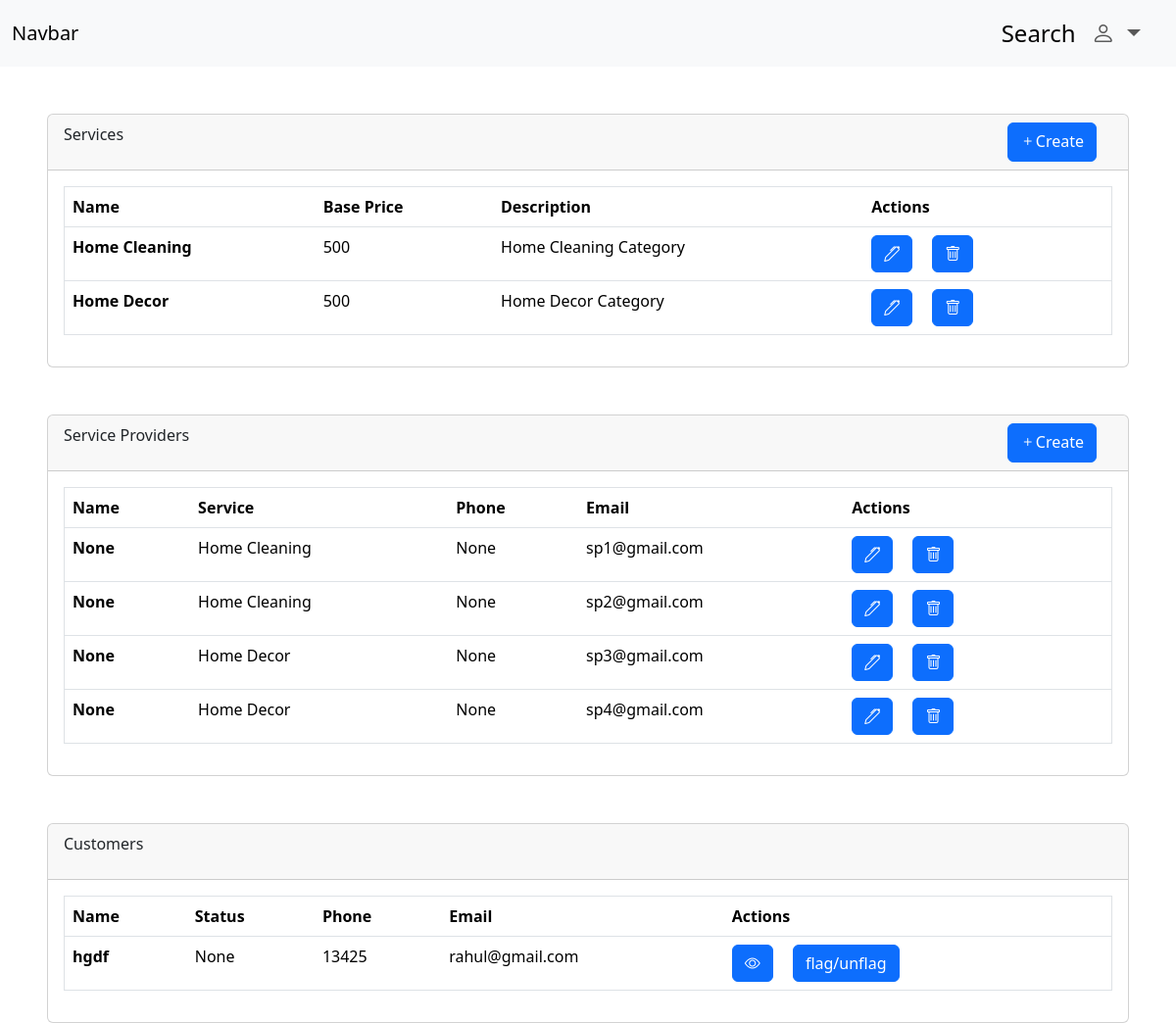
Before: /dashboard/ad (signed in) with the older database file.
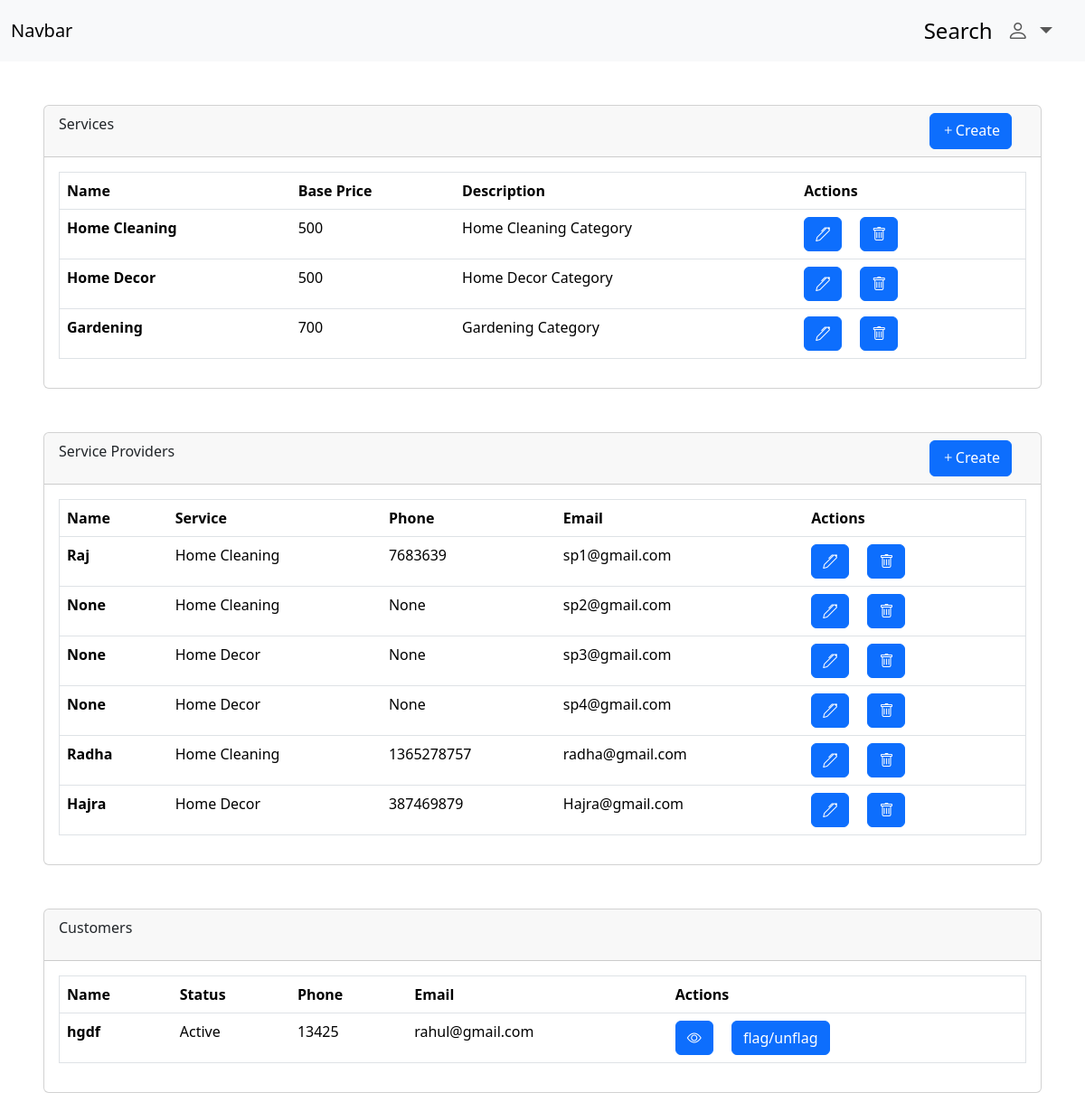
After: the same page with the newer database file.
### backend/models.py (models this page shows, shortened)
class Services(db.Model):
    __tablename__="services"
    id=db.Column(db.Integer, primary_key=True, autoincrement= True)
    name=db.Column(db.String,unique=True)
    baseprice=db.Column(db.Integer)
    description=db.Column(db.String)
    Sproviders=db.relationship("ServiceProvider",backref="service", cascade="all, delete-orphan")

class ServiceProvider(db.Model,UserMixin):
    __tablename__='serviceprovider'
    id=db.Column(db.Integer, primary_key=True, autoincrement= True)
    name=db.Column(db.String,unique=True)
    address=db.Column(db.String)
    email=db.Column(db.String,unique=True)
    password=db.Column(db.String)
    exp=db.Column(db.Integer)
    phone=db.Column(db.String)
    city=db.Column(db.String)
    status=db.Column(db.String)
    servicename=db.Column(db.String,db.ForeignKey("services.name"))
    receive_request=db.relationship("Request",backref="servprovider",cascade="all, delete-orphan")

class Customer(db.Model,UserMixin):
    __tablename__="customer"
    id=db.Column(db.Integer, primary_key=True, autoincrement= True)
    name=db.Column(db.String,unique=True)
    address=db.Column(db.String)
    city=db.Column(db.String)
    email=db.Column(db.String,unique=True)
    password=db.Column(db.String)
    phone=db.Column(db.String)
    status=db.Column(db.String)
    Sent_Request=db.relationship("Request",backref="cust")

### backend/routes.py (the view)
@app.route("/dashboard/ad")
@login_required
def dash_ad():
    if isinstance(current_user,Admin):
        sp=db.session.query(ServiceProvider).all() #<serviceprovider1><serviceprovider2>
        cust=db.session.query(Customer).all()
        services=db.session.query(Services).all()
        return render_template("admin/admindash.html",sps=sp, customers=cust,services=services)
    else:
        return "error"

### app.py (called while the page is built)
def create_app():
    app=Flask(__name__)
    app.config["SQLALCHEMY_DATABASE_URI"]="sqlite:///mydb.sqlite3"
    db.init_app(app)
    app.config["SECRET_KEY"]="mysecretkey"
    loginmanager=LoginManager(app)
    @loginmanager.user_loader
    def load_user(email):
        obj=db.session.query(ServiceProvider).filter_by(email=email).first() or db.session.query(Customer).filter_by(email=email).first() or db.session.query(Admin).filter_by(email=email).first()
        return obj
    app.app_context().push()
    return app

### templates/admin/admindash.html (shortened to what this page needs)
<!DOCTYPE html>
<html lang="en">
<head>
    <link href="https://cdn.jsdelivr.net/npm/bootstrap@5.3.8/dist/css/bootstrap.min.css" rel="stylesheet"
>
    <link rel="stylesheet" href="https://cdn.jsdelivr.net/npm/bootstrap-icons@1.13.1/font/bootstrap-icons.min.css">
</head>
<body>
    <nav class="navbar navbar-expand-lg bg-body-tertiary">
        <div class="container-fluid">
            <a class="navbar-brand" href="#">Navbar</a>
            <div class="collapse navbar-collapse " id="navbarSupportedContent">
                <ul class="navbar-nav ms-auto me-3 fs-4 mb-2 mb-lg-0 ">
                    <li class="nav-item">
                        <a class="nav-link active " aria-current="page" href="#">Search</a>
                    </li>
                    <li class="nav-item dropdown">
                        <a class="nav-link dropdown-toggle" href="#" role="button" data-bs-toggle="dropdown"
                            aria-expanded="false">
                            <i class="bi bi-person"></i>
                        </a>
                    </li>
                </ul>
            </div>
        </div>
    </nav>
    <div class="card mt-5 ms-5 me-5">
        <div class="card-header d-flex ">
            <p>Services</p>
            <a href="/createservices?action=create" class="btn btn-primary ms-auto me-3"><i class="bi bi-plus"></i>Create</a>
        </div>
        <div class="card-body">
            <table class="table border">
                <thead>
                    <tr>
                        <th scope="col">Name</th>
                        <th scope="col">Base Price</th>
                        <th scope="col">Description</th>
                        <th scope="col">Actions</th>
                    </tr>
                </thead>
                <tbody>
                    {% for s in services %}
                    <tr>
                        <th scope="row">{{s.name}}</th>
                        <td>{{s.baseprice}}</td>
                        <td>{{s.description}}</td>
                        <td>
                            <a href="/createservices?action=edit&id={{s.id}}" class="btn btn-primary ms-auto me-3"><i class="bi bi-pen"></i></a>
                            <button class="btn btn-primary ms-auto me-3"><i class="bi bi-trash"></i></button>
                        </td>
                    </tr>
                    {% endfor %}
                </tbody>
            </table>
        </div>
    </div>
    <div class="card mt-5 ms-5 me-5">
        <div class="card-header d-flex ">
            <p>Service Providers</p>
            <a href="/manageproviders?action=create" class="btn btn-primary ms-auto me-3"><i class="bi bi-plus"></i>Create</a>
        </div>
        <div class="card-body">
            <table class="table border">
                <thead>
                    <tr>
                        <th scope="col">Name</th>
                        <th scope="col">Service</th>
                        <th scope="col">Phone</th>
                        <th scope="col">Email</th>
                        <th scope="col">Actions</th>
                    </tr>
                </thead>
                <tbody>
                    {% for sp in sps %}
                    <tr>
                        <th scope="row">{{sp.name}}</th>
                        <td>{{sp.servicename}}</td>
                        <td>{{sp.phone}}</td>
                        <td>{{sp.email}}</td>
                        <td>
                            <a href="/manageproviders?action=edit&id={{sp.id}}" class="btn btn-primary ms-auto me-3"><i class="bi bi-pen"></i></a>
                            <button class="btn btn-primary ms-auto me-3"><i class="bi bi-trash"></i></button>
                        </td>
                    </tr>
                    {% endfor %}
                </tbody>
            </table>
        </div>
    </div>
    <div class="card mt-5 ms-5 me-5">
        <div class="card-header d-flex ">
            <p>Customers</p>
        </div>
        <div class="card-body">
            <table class="table border">
                <thead>
                    <tr>
                        <th scope="col">Name</th>
                        <th scope="col">Status</th>
                        <th scope="col">Phone</th>
                        <th scope="col">Email</th>
                        <th scope="col">Actions</th>
                    </tr>
                </thead>
                <tbody>
                    {% for c in customers %}
                    <tr>
                        <th scope="row">{{c.name}}</th>
                        <td>{{c.status}}</td>
                        <td>{{c.phone}}</td>
                        <td>{{c.email}}</td>
                        <td>
                            <button class="btn btn-primary ms-auto me-3"><i class="bi bi-eye"></i></button>
                            <button class="btn btn-primary ms-auto me-3">flag/unflag</button>
                        </td>
                    </tr>
                    {% endfor %}
                </tbody>
            </table>
        </div>
    </div>
</body>
</html>

Changed rows visible on the page:
added Services: name "Gardening", baseprice "700", description "Gardening Category"
changed ServiceProvider "sp1@gmail.com": name "None" → "Raj"; phone "None" → "7683639"
added ServiceProvider: name "Radha", servicename "Home Cleaning", phone "1365278757", email "radha@gmail.com"
added ServiceProvider: name "Hajra", servicename "Home Decor", phone "387469879", email "Hajra@gmail.com"
changed Customer "hgdf": status "None" → "Active"
